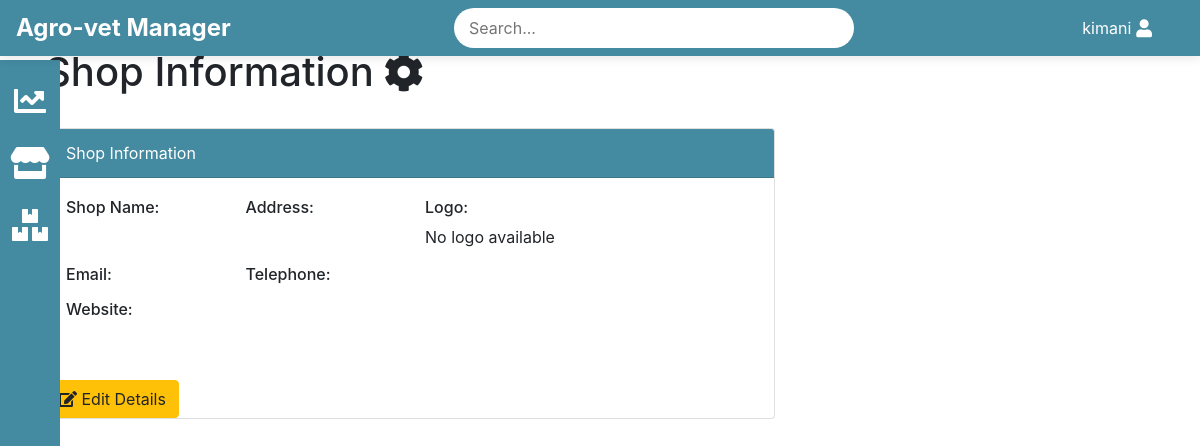
Page /shop_details/ (signed in) on the earlier database version.
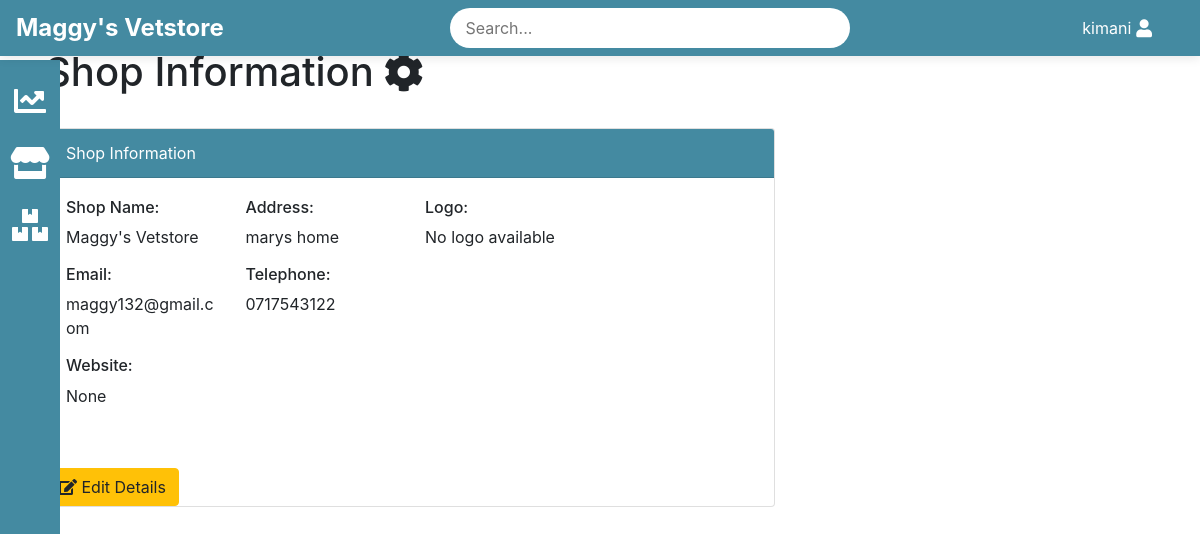
Same page on the later database version.
### shop_details/models.py (models this page shows, shortened)
class Shop(models.Model):
    name = models.CharField(max_length=255)
    address = models.TextField()
    phone = models.CharField(max_length=15)
    email = models.EmailField()
    website = models.URLField(blank=True, null=True)
    logo = models.ImageField(upload_to='shop_logos/', blank=True, null=True)

### shop_details/views.py (the view)
# urls.py: path('', views.shop_details, name='shop_details'),
@login_required(login_url='/authlogin/login/')
def shop_details(request):
    shop = Shop.objects.first()
    return render(request, 'shop_details/shop_details.html', {'shop': shop})

### shop_details/templates/shop_details/shop_details.html
{% extends 'base.html' %}
{% block content %}
<div class="container mt-5">
    <div class="d-flex justify-content-between align-items-center mb-4">
        <h1>
            <span class="d-flex align-items-center">
                Shop Information
                <i class="fas fa-cog" style="font-size: inherit; margin-left: 10px;"></i>
            </span>
        </h1>
    </div>
</div>
<div class="container">
    <div class="row justify-content-left">
        <div class="col-md-8">
            <div class="card">
                <div class="card-header text-white" style="background-color: #448aa1;">
                    Shop Information
                </div>
                <div class="card-body">
                    <div class="row">
                        <div class="col-md-3">
                            <h6>Shop Name:</h6>
                            <p>{{ shop.name }}</p>
                        </div>
                        <div class="col-md-3">
                            <h6>Address:</h6>
                            <p>{{ shop.address }}</p>
                        </div>
                        <div class="col-md-5">
                            <h6>Logo:</h6>
                            {% if shop.logo %}
                                <img src="{{ shop.logo.url }}" alt="Shop Logo" class="img-fluid" style="max-height: 150px; width: auto;">
                            {% else %}
                                <p>No logo available</p>
                            {% endif %}
                        </div>
                    </div>
                    <div class="row">
                        <div class="col-md-3">
                            <h6>Email:</h6>
                            <p>{{ shop.email }}</p>
                        </div>
                        <div class="col-md-3">
                            <h6>Telephone:</h6>
                            <p>{{ shop.phone }}</p>
                        </div>
                    </div>
                    <div class="row">
                        <div class="col-md-3">
                            <h6>Website:</h6>
                            <p>{{ shop.website }}</p>
                        </div>
                    </div>
                </div>
                <div class="mt-4">
                    <a href="{% url 'edit_shop_details' %}" class="btn btn-warning">
                        <i class="fas fa-edit"></i> Edit Details
                    </a>
                </div>
            </div>
        </div>
    </div>
</div>
{% endblock %}

### templates/base.html (shortened to what this page needs)
<!DOCTYPE html>
{% load static %}
<html lang="en">
<head>
    <link rel="stylesheet" href="{% static 'css/style.css' %}">
    <link href="https://stackpath.bootstrapcdn.com/bootstrap/4.5.2/css/bootstrap.min.css" rel="stylesheet">
    <link rel="stylesheet" href="https://cdnjs.cloudflare.com/ajax/libs/font-awesome/5.15.4/css/all.min.css">
</head>
<body>
    <header class="navbar navbar-expand-lg fixed-top" style="background-color: var(--primary-color);">
        <div class="navbar-left">
            <span class="site-name">
                {% if shop and shop.name %}
                    {{ shop.name }}
                {% else %}
                    Agro-vet Manager
                {% endif %}
            </span>
        </div>
        <div class="navbar-center">
            <input type="text" placeholder="Search..." class="search-bar">
        </div>
        <div class="navbar-right">
            <div class="user-menu">
                <span class="username">{{ user.username }}</span>
                <i class="fas fa-user"></i>
            </div>
        </div>
    </header>
    <aside class="sidebar" style="background-color: var(--primary-color);">
        <ul>
            <li>
                <a href="{% url 'dashboard' %}" title="Dashboard">
                    <i class="fas fa-chart-line fa-2x"></i>
                </a>
            </li>
            <li>
                <a href="{% url 'shop_details' %}" title="shop_details">
                    <i class="fas fa-store fa-2x"></i>
                </a>
            </li>
            <li>
                <a href="{% url 'product_list' %}" title="products">
                    <i class="fas fa-boxes fa-2x"></i>
                </a>
            </li>
        </ul>
    </aside>
    <main class="content">
        {% block content %}
        {% endblock %}
    </main>
</body>
</html>

### static/css/style.css (style rules this page uses)
body { font-family: Arial, sans-serif; margin: 0; padding: 0; background-color: #e0f2e9; color: #333; display: flex; flex-direction: column; min-height: 100vh; font-size: 0.75em; }
.navbar { display: flex; justify-content: space-between; align-items: center; background-color: #448aa1; color: #fff; padding: 10px 20px; position: fixed; top: 0; width: 100%; z-index: 1000; box-shadow: 0 2px 10px rgba(0, 0, 0, 0.1); }
.navbar-left { display: flex; align-items: center; }
.site-name { font-size: 24px; font-weight: bold; }
.navbar-center { flex-grow: 1; display: flex; justify-content: center; }
.search-bar { padding: 8px 15px; border-radius: 20px; border: none; width: 60%; max-width: 400px; }
.navbar-right { display: flex; align-items: center; padding-right: 2rem; }
.user-menu { position: relative; display: flex; align-items: center; cursor: pointer; }
.user-menu .fas { font-size: 18px; margin-left: 5px; }
.username { margin-left: 5px; }
.sidebar { position: fixed; top: 60px; left: 0; width: 60px; height: calc(100% - 60px); background-color: #448aa1; padding: 10px 0; display: flex; flex-direction: column; align-items: center; z-index: 999; transition: width 0.3s, left 0.3s; }
.sidebar ul { list-style-type: none; padding: 0; margin: 0; width: 100%; }
.sidebar ul li { width: 100%; text-align: center; }
.sidebar ul li a { position: relative; display: flex; align-items: center; justify-content: center; color: #fff; text-decoration: none; padding: 15px; transition: background-color 0.3s; }

Differences in the rows shown:
added Shop: name "Maggy's Vetstore", address "marys home", email "maggy132@gmail.com", phone "0717543122", website "None"
Other differences:
text no longer shown: "Agro-vet Manager"
